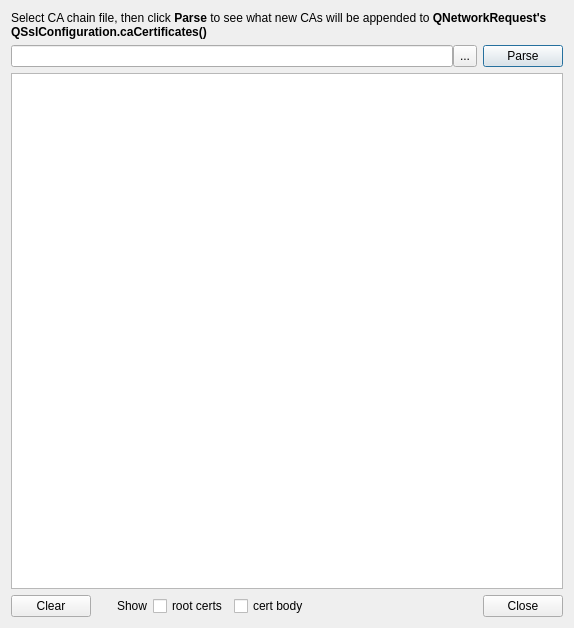
<?xml version="1.0" encoding="UTF-8"?>
<ui version="4.0">
 <class>ParseChain</class>
 <widget class="QDialog" name="ParseChain">
  <property name="geometry">
   <rect>
    <x>0</x>
    <y>0</y>
    <width>574</width>
    <height>628</height>
   </rect>
  </property>
  <property name="windowTitle">
   <string>Parse CA Chain</string>
  </property>
  <layout class="QVBoxLayout" name="verticalLayout">
   <item>
    <widget class="QLabel" name="label">
     <property name="text">
      <string>Select CA chain file, then click &lt;b&gt;Parse&lt;/b&gt; to see what new CAs will be appended to &lt;b&gt;QNetworkRequest's QSslConfiguration.caCertificates()&lt;/b&gt;</string>
     </property>
     <property name="wordWrap">
      <bool>true</bool>
     </property>
    </widget>
   </item>
   <item>
    <layout class="QHBoxLayout" name="horizontalLayout_2">
     <item>
      <layout class="QHBoxLayout" name="horizontalLayout_3">
       <property name="spacing">
        <number>0</number>
       </property>
       <item>
        <widget class="QLineEdit" name="leChainPath">
         <property name="readOnly">
          <bool>true</bool>
         </property>
        </widget>
       </item>
       <item>
        <widget class="QToolButton" name="btnChainSelect">
         <property name="maximumSize">
          <size>
           <width>16777215</width>
           <height>22</height>
          </size>
         </property>
         <property name="text">
          <string>...</string>
         </property>
        </widget>
       </item>
      </layout>
     </item>
     <item>
      <widget class="QPushButton" name="btnParse">
       <property name="text">
        <string>Parse</string>
       </property>
      </widget>
     </item>
    </layout>
   </item>
   <item>
    <widget class="QTextEdit" name="log"/>
   </item>
   <item>
    <layout class="QHBoxLayout" name="horizontalLayout">
     <item>
      <widget class="QPushButton" name="btnClear">
       <property name="text">
        <string>Clear</string>
       </property>
      </widget>
     </item>
     <item>
      <spacer name="horizontalSpacer_2">
       <property name="orientation">
        <enum>Qt::Horizontal</enum>
       </property>
       <property name="sizeType">
        <enum>QSizePolicy::Fixed</enum>
       </property>
       <property name="sizeHint" stdset="0">
        <size>
         <width>20</width>
         <height>20</height>
        </size>
       </property>
      </spacer>
     </item>
     <item>
      <widget class="QLabel" name="label_2">
       <property name="text">
        <string>Show</string>
       </property>
      </widget>
     </item>
     <item>
      <widget class="QCheckBox" name="chkRootCerts">
       <property name="text">
        <string>root certs</string>
       </property>
      </widget>
     </item>
     <item>
      <widget class="QCheckBox" name="chkBody">
       <property name="text">
        <string>cert body</string>
       </property>
      </widget>
     </item>
     <item>
      <spacer name="horizontalSpacer">
       <property name="orientation">
        <enum>Qt::Horizontal</enum>
       </property>
       <property name="sizeHint" stdset="0">
        <size>
         <width>40</width>
         <height>20</height>
        </size>
       </property>
      </spacer>
     </item>
     <item>
      <widget class="QPushButton" name="btnClose">
       <property name="text">
        <string>Close</string>
       </property>
      </widget>
     </item>
    </layout>
   </item>
  </layout>
 </widget>
 <resources/>
 <connections/>
</ui>
